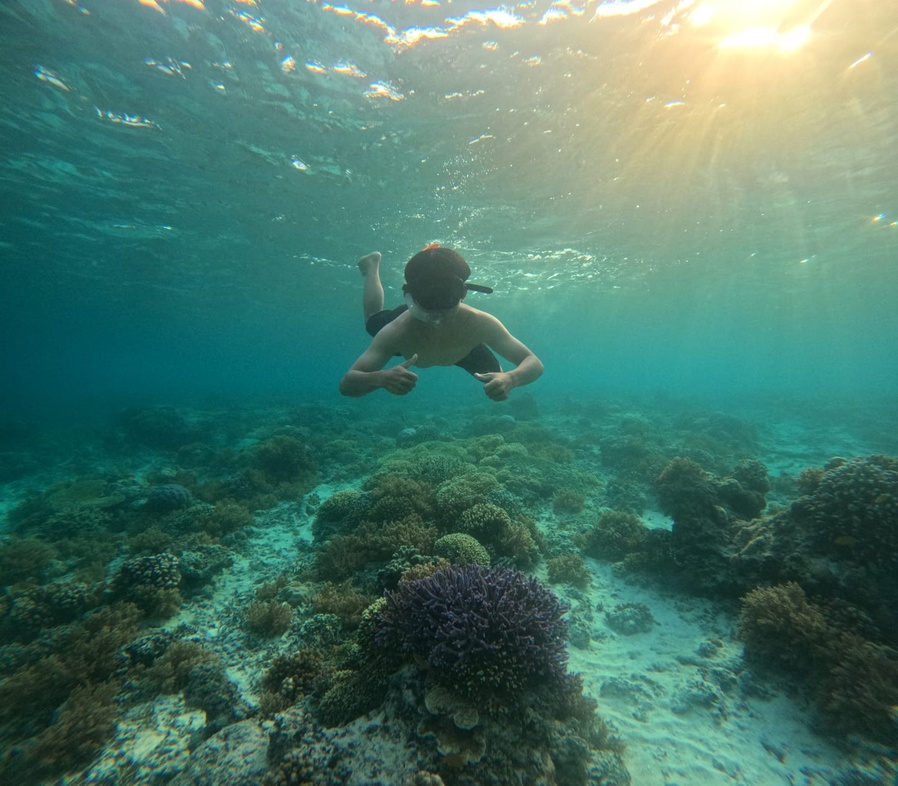
#> input picture pertemuan13/photo.jpg, 898 x 786 px, shrunk from 1392 x 1218 before the run
$ python threshold-otsu.py
#> lines starting #> are read from the running program, lines starting #| are printed output that depends on the picture; after the words box and inside, x2 and y2 are one past the last pixel; in counts of white or black regions, pixels touching at a corner belong together
import cv2

#baca citra dalam grayscale
image = cv2.imread('photo.jpg', cv2.IMREAD_GRAYSCALE)
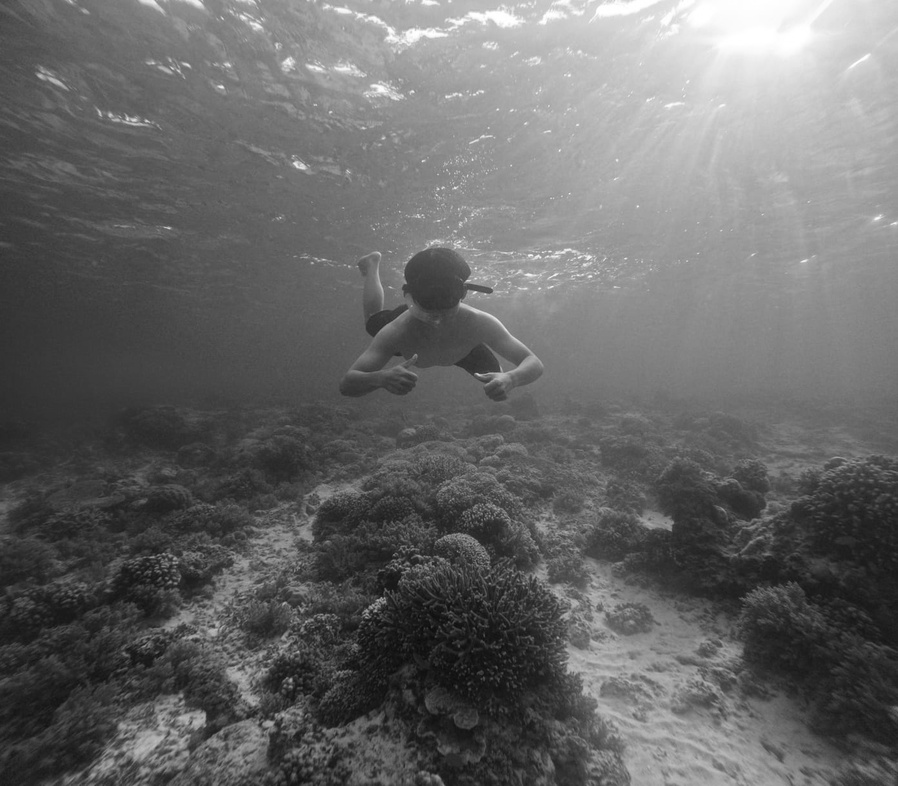
#> image: shape (786, 898); min 10, max 255, mean 104.1

#terapkan otsu's thresholding
ret, otsu_thresh = cv2.threshold(image, 0, 255, cv2.THRESH_BINARY + cv2.THRESH_OTSU)
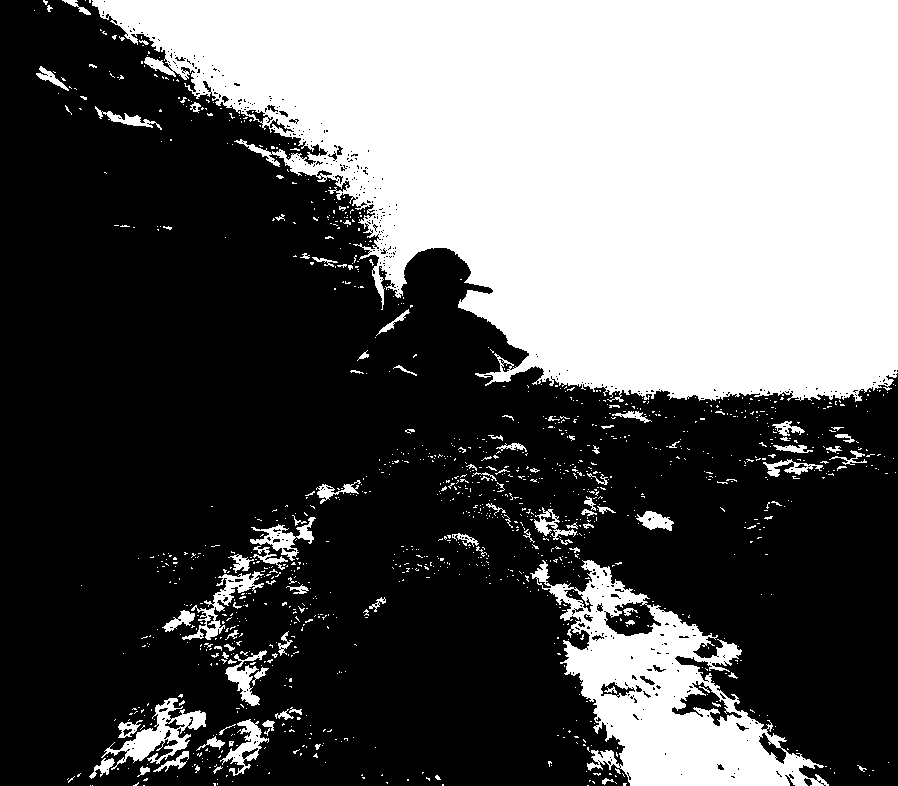
#> otsu_thresh: shape (786, 898); 37.5% white; 1237 white regions (1133 under 20 px), largest, box (x1, y1, x2, y2) and area: (92, 0, 898, 402) 220667, (530, 560, 829, 786) 25789, (101, 698, 206, 770) 2244
#> ret = 115

#tampilakn hasil segmentasi
cv2.imread('Otsu Thresholding', otsu_thresh)
cv2.waitKey(0)
cv2.destroyAllWindows()
